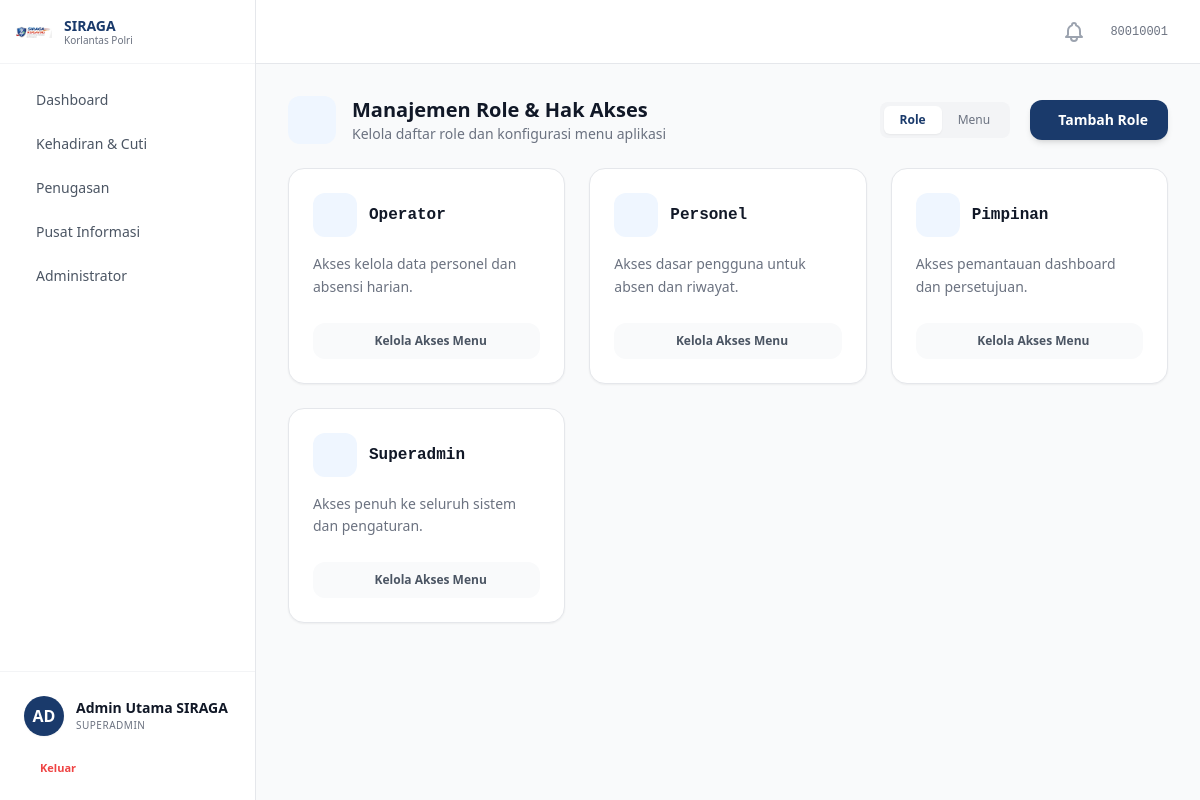
Screenshot of /accounts/roles/ (signed in) with the database file from the repository.
### accounts/models.py (models this page shows, shortened)
class MenuItem(models.Model):
    label = models.CharField(max_length=100, verbose_name='Label')
    path = models.CharField(max_length=200, blank=True, verbose_name='Path / URL Name')
    icon = models.CharField(max_length=100, blank=True, verbose_name='Icon')
    parent = models.ForeignKey(
        'self', on_delete=models.CASCADE, null=True, blank=True,
        related_name='submenus', verbose_name='Parent Menu'
    )
    sort_order = models.IntegerField(default=0, verbose_name='Sort Order')
    is_active = models.BooleanField(default=True, verbose_name='Active')
    class Meta:
        verbose_name = 'Menu Item'
        verbose_name_plural = 'Menu Items'
        ordering = ['sort_order', 'label']
    def get_url(self):
        try:
            return reverse(self.path)
        except NoReverseMatch:
            return self.path

class Personel(AbstractBaseUser, PermissionsMixin):
    ROLE_CHOICES = [
        ('personel', 'Personel'),
        ('operator', 'Operator'),
        ('pimpinan', 'Pimpinan'),
        ('superadmin', 'Superadmin'),
    ]
    PANGKAT_CHOICES = [
        ('Bharada', 'Bharada'),
        ('Bhayangkara', 'Bhayangkara'),
        ('Bripda', 'Bripda'),
        ('Briptu', 'Briptu'),
        ('Brigpol', 'Brigpol'),
        ('Bripka', 'Bripka'),
        ('Aipda', 'Aipda'),
        ('Aiptu', 'Aiptu'),
        ('Ipda', 'Ipda'),
        ('Iptu', 'Iptu'),
        ('AKP', 'AKP'),
        ('Kompol', 'Kompol'),
        ('AKBP', 'AKBP'),
        ('Kombespol', 'Kombespol'),
        ('Brigjen Pol', 'Brigjen Pol'),
        ('Irjen Pol', 'Irjen Pol'),
        ('Komjen Pol', 'Komjen Pol'),
        ('Jenderal Pol', 'Jenderal Pol'),
    ]
    nrp = models.CharField(max_length=20, unique=True, verbose_name='NRP')
    nama_lengkap = models.CharField(max_length=200, verbose_name='Nama Lengkap')
    email = models.EmailField(blank=True, verbose_name='Email')
    no_hp = models.CharField(max_length=20, blank=True, verbose_name='No. HP')
    pangkat = models.CharField(max_length=50, choices=PANGKAT_CHOICES, blank=True, verbose_name='Pangkat')
    jabatan = models.CharField(max_length=200, blank=True, verbose_name='Jabatan')
    satker = models.ForeignKey(
        Satker, on_delete=models.SET_NULL, null=True, blank=True,
        related_name='personel', verbose_name='Satuan Kerja'
    )
    role = models.CharField(max_length=20, choices=ROLE_CHOICES, default='personel', verbose_name='Role')
    role_obj = models.ForeignKey(
        Role, on_delete=models.SET_NULL, null=True, blank=True,
        related_name='personel_set', verbose_name='Role (Object)'
    )
    foto = models.ImageField(upload_to='foto_personel/', blank=True, null=True, verbose_name='Foto')
    is_active = models.BooleanField(default=False)
    status_verifikasi = models.CharField(
        max_length=20,
        choices=[('pending', 'Pending'), ('approved', 'Approved')],
        default='pending'
    )
    is_staff = models.BooleanField(default=False)
    tanggal_bergabung = models.DateTimeField(auto_now_add=True)
    tanggal_nonaktif = models.DateTimeField(null=True, blank=True, verbose_name='Tanggal Dinonaktifkan')
    alasan_nonaktif = models.TextField(blank=True, verbose_name='Alasan Dinonaktifkan')
    objects = PersonelManager()
    USERNAME_FIELD = 'nrp'
    REQUIRED_FIELDS = ['nama_lengkap']
    class Meta:
        verbose_name = 'Personel'
        verbose_name_plural = 'Personel'
        ordering = ['nama_lengkap']
    @property
    def is_superadmin(self):
        if self.role_obj:
            return self.role_obj.nama.lower() == 'superadmin'
        return self.role == 'superadmin'

class Role(models.Model):
    nama = models.CharField(max_length=100, unique=True, verbose_name='Nama Role')
    deskripsi = models.TextField(blank=True, verbose_name='Deskripsi')
    dibuat_pada = models.DateTimeField(default=timezone.now, verbose_name='Dibuat Pada')
    menus = models.ManyToManyField(MenuItem, blank=True, related_name='roles', verbose_name='Menu Access')
    class Meta:
        verbose_name = 'Role'
        verbose_name_plural = 'Role'
        ordering = ['nama']

### accounts/views.py (the view)
# urls.py: path('roles/', views.daftar_role, name='daftar_role'),
@cek_akses_menu('accounts:daftar_role')
def daftar_role(request):
    role_list = Role.objects.all().prefetch_related('menus')
    return render(request, 'accounts/role/daftar_role.html', {
        'role_list': role_list,
        'total': role_list.count(),
    })

### accounts/context_processor.py (called while the page is built)
def jumlah_verifikasi(request):
    if request.user.is_authenticated and (request.user.is_superadmin or request.user.is_operator):
        count = Personel.objects.filter(status_verifikasi='pending').count()
        return {'jumlah_pending_verifikasi': count}
    return {'jumlah_pending_verifikasi': 0}

### notifikasi/context_processors.py (called while the page is built)
def notifikasi_unread_count(request):
    if request.user.is_authenticated:
        count = Notifikasi.objects.filter(user=request.user, is_read=False).count()
        return {'notif_unread_count': count}
    return {'notif_unread_count': 0}

### sprin/context_processors.py (called while the page is built)
def user_role(request):
    role = request.session.get('user_role', 'Operator')
    if role not in ['Operator', 'SDM', 'Pimpinan']:
        role = 'Operator'
    return {'user_role': role}

### templates/accounts/role/daftar_role.html (shortened to what this page needs)
{% extends 'base.html' %}
{% block content %}
<div class="flex flex-col gap-6">
  <div class="flex flex-col items-start gap-4 sm:flex-row sm:items-center sm:justify-between">
    <div class="flex items-center gap-4">
      <div class="flex items-center justify-center w-12 h-12 rounded-xl bg-blue-50 text-primary">
      </div>
      <div>
        <h1 class="text-xl font-bold text-gray-900">Manajemen Role & Hak Akses</h1>
        <p class="text-sm text-gray-500">Kelola daftar role dan konfigurasi menu aplikasi</p>
      </div>
    </div>
    <div class="flex items-center gap-3">
        <div class="flex bg-gray-100 p-1 rounded-lg mr-2">
            <a href="{% url 'accounts:daftar_role' %}" class="px-4 py-1.5 text-xs font-bold rounded-md bg-white text-primary shadow-sm">Role</a>
            <a href="{% url 'accounts:daftar_menu' %}" class="px-4 py-1.5 text-xs font-medium text-gray-500 hover:text-primary transition-colors">Menu</a>
        </div>
        <a href="{% url 'accounts:tambah_role' %}" class="flex items-center gap-2 px-5 py-2.5 bg-primary text-white rounded-xl text-sm font-bold hover:bg-primary-light shadow-md transition-all">
          Tambah Role
        </a>
    </div>
  </div>
  <div class="grid grid-cols-1 md:grid-cols-2 lg:grid-cols-3 gap-6">
    {% for role in role_list %}
    <div class="bg-white rounded-2xl border border-gray-200 shadow-sm p-6 flex flex-col hover:shadow-md transition-shadow relative">
      <div class="flex items-start justify-between mb-4 gap-2">
        <div class="flex items-center gap-3 min-w-0">
          <div class="w-11 h-11 rounded-xl bg-blue-50 text-primary flex items-center justify-center shrink-0">
          </div>
          <div class="min-w-0">
            <h3 class="font-mono text-gray-900 font-bold leading-tight truncate" title="{{ role.nama|title }}">
              {{ role.nama|title }}
            </h3>
          </div>
        </div>
        <div class="relative shrink-0" x-data="{ menuOpen: false }">
          <button @click="menuOpen = !menuOpen"
                  @click.outside="menuOpen = false"
                  class="p-2 text-gray-400 hover:text-primary hover:bg-blue-50 rounded-lg transition-all focus:outline-none">
          </button>
        </div>
      </div>
      <div class="text-sm text-gray-500 flex-1 mb-6 leading-relaxed line-clamp-3">
        {{ role.deskripsi|default:"Tidak ada deskripsi untuk role ini." }}
      </div>
      <a href="{% url 'accounts:kelola_akses_menu' role.pk %}" class="w-full py-2.5 bg-gray-50 text-gray-600 rounded-xl text-xs font-bold text-center hover:bg-primary hover:text-white transition-all flex items-center justify-center gap-2">
        Kelola Akses Menu
      </a>
    </div>
    {% endfor %}
  </div>
</div>
{% endblock %}

### templates/base.html (shortened to what this page needs)
{% load static %}
<!DOCTYPE html>
<html lang="id" class="h-full">
<head>
  <script src="https://cdn.tailwindcss.com"></script>
  <link rel="stylesheet" href="{% static 'css/custom.css' %}" />
</head>
<body class="h-full bg-gray-50 text-gray-900 antialiased" x-data="{ sidebarOpen: true }">
  {% if user.is_authenticated %}
  <div class="flex h-screen overflow-hidden">
    <aside
      :class="sidebarOpen ? 'w-64' : 'w-20'"
      class="flex flex-col bg-white border-r border-gray-200 transition-all duration-300 ease-in-out z-20 overflow-x-hidden"
    >
      <div class="flex h-16 items-center justify-between px-4 border-b border-gray-100 shrink-0">
        <div class="flex items-center gap-3" x-show="sidebarOpen" x-transition:enter.opacity.duration.300ms>
          {% load static %}
          <img src="{% static 'images/logo-siraga.png' %}" alt="SIRAGA" class="w-9 h-9 object-contain" />
          <div>
            <p class="text-sm font-bold text-[#1a3a6b] leading-tight">SIRAGA</p>
            <p class="text-[10px] text-gray-500 leading-tight">Korlantas Polri</p>
          </div>
        </div>
        <button @click="sidebarOpen = !sidebarOpen"
                class="p-2 rounded-lg text-gray-400 hover:bg-gray-100 hover:text-primary transition-colors shrink-0"
                :class="!sidebarOpen ? 'mx-auto' : ''">
        </button>
      </div>
      <div class="flex-1 overflow-y-auto py-4 px-3 space-y-1 custom-scrollbar">
        {% for menu in sidebar_menus %}
          {% if not menu.submenus.all %}
            <a href="{{ menu.get_url }}"
               class="flex items-center gap-3 px-3 py-2.5 rounded-xl transition-all group hover:bg-primary/5"
               :class="!sidebarOpen ? 'justify-center' : ''">
              <span x-show="sidebarOpen" x-transition.opacity class="text-sm font-medium text-gray-600 group-hover:text-primary whitespace-nowrap">
                {{ menu.label }}
              </span>
            </a>
          {% else %}
            <div x-data="{ dropdownOpen: false }">
              <button @click="dropdownOpen = !dropdownOpen"
                      class="w-full flex items-center justify-between px-3 py-2.5 rounded-xl transition-all group hover:bg-primary/5"
                      :class="!sidebarOpen ? 'justify-center' : ''">
                <div class="flex items-center gap-3">
                  <span x-show="sidebarOpen" x-transition.opacity class="text-sm font-medium text-gray-600 group-hover:text-primary whitespace-nowrap">
                    {{ menu.label }}
                  </span>
                </div>
              </button>
            </div>
          {% endif %}
        {% endfor %}
      </div>
      <div class="mt-auto border-t border-gray-100 p-4 shrink-0">
        <a href="{% url 'accounts:profil' %}"
           class="flex items-center gap-3 p-2 rounded-xl hover:bg-gray-50 transition-all group"
           :class="!sidebarOpen ? 'justify-center' : ''">
          <div class="flex h-10 w-10 shrink-0 items-center justify-center rounded-full bg-primary text-white font-bold group-hover:ring-4 group-hover:ring-primary/10 transition-all shadow-sm">
            {% if user.foto %}
              <img src="{{ user.foto.url }}" class="h-10 w-10 rounded-full object-cover" alt="Foto Profil">
            {% else %}
              {{ user.nama_lengkap|slice:":2"|upper }}
            {% endif %}
          </div>
          <div x-show="sidebarOpen" x-transition.opacity class="flex flex-col overflow-hidden whitespace-nowrap">
            <span class="text-sm font-semibold text-gray-900 truncate">{{ user.nama_lengkap }}</span>
            <span class="text-[10px] text-gray-500 truncate uppercase tracking-wider font-medium">{{ user.role_obj.nama}}</span>
          </div>
        </a>
        <form action="{% url 'accounts:logout' %}" method="POST" class="mt-2">
          <button type="submit"
                  class="flex w-full items-center gap-3 px-3 py-2 text-[11px] font-bold text-red-500 hover:bg-red-50 rounded-lg transition-colors"
                  :class="!sidebarOpen ? 'justify-center' : ''">
            <span x-show="sidebarOpen" x-transition.opacity>Keluar</span>
          </button>
        </form>
      </div>
    </aside>
    <main class="flex-1 flex flex-col min-w-0 bg-gray-50 overflow-hidden">
      <header class="h-16 bg-white border-b border-gray-200 flex items-center justify-between px-8 shrink-0">
        <div class="flex items-center gap-4">
          <div class="relative" id="notification-dropdown-wrapper">
              <button type="button" id="notification-btn" class="relative p-2 text-gray-400 hover:text-[#1a3a6b] transition-colors focus:outline-none">
              </button>
          </div>
          <span class="text-xs text-gray-500 font-mono">{{ user.nrp }}</span>
        </div>
      </header>
      <div class="flex-1 overflow-y-auto p-8 custom-scrollbar">
        {% block content %}{% endblock %}
      </div>
    </main>
  </div>
  {% else %}
      {% block full_page %}{% endblock %}
  {% endif %}
</body>
</html>

### static/css/custom.css (style rules this page uses)
html { scroll-behavior: smooth; }

### rows the page displays
MenuItem: label "Dashboard"
MenuItem: label "Kehadiran & Cuti"
MenuItem: label "Penugasan"
MenuItem: label "Pusat Informasi"
MenuItem: label "Administrator"
Personel: nama_lengkap "AD", nama_lengkap "Admin Utama SIRAGA", role_obj.nama "SUPERADMIN", nrp "80010001"
Role: nama "Operator", deskripsi "Akses kelola data personel dan absensi harian."
Role: nama "Personel", deskripsi "Akses dasar pengguna untuk absen dan riwayat."
Role: nama "Pimpinan", deskripsi "Akses pemantauan dashboard dan persetujuan."
Role: nama "Superadmin", deskripsi "Akses penuh ke seluruh sistem dan pengaturan."
